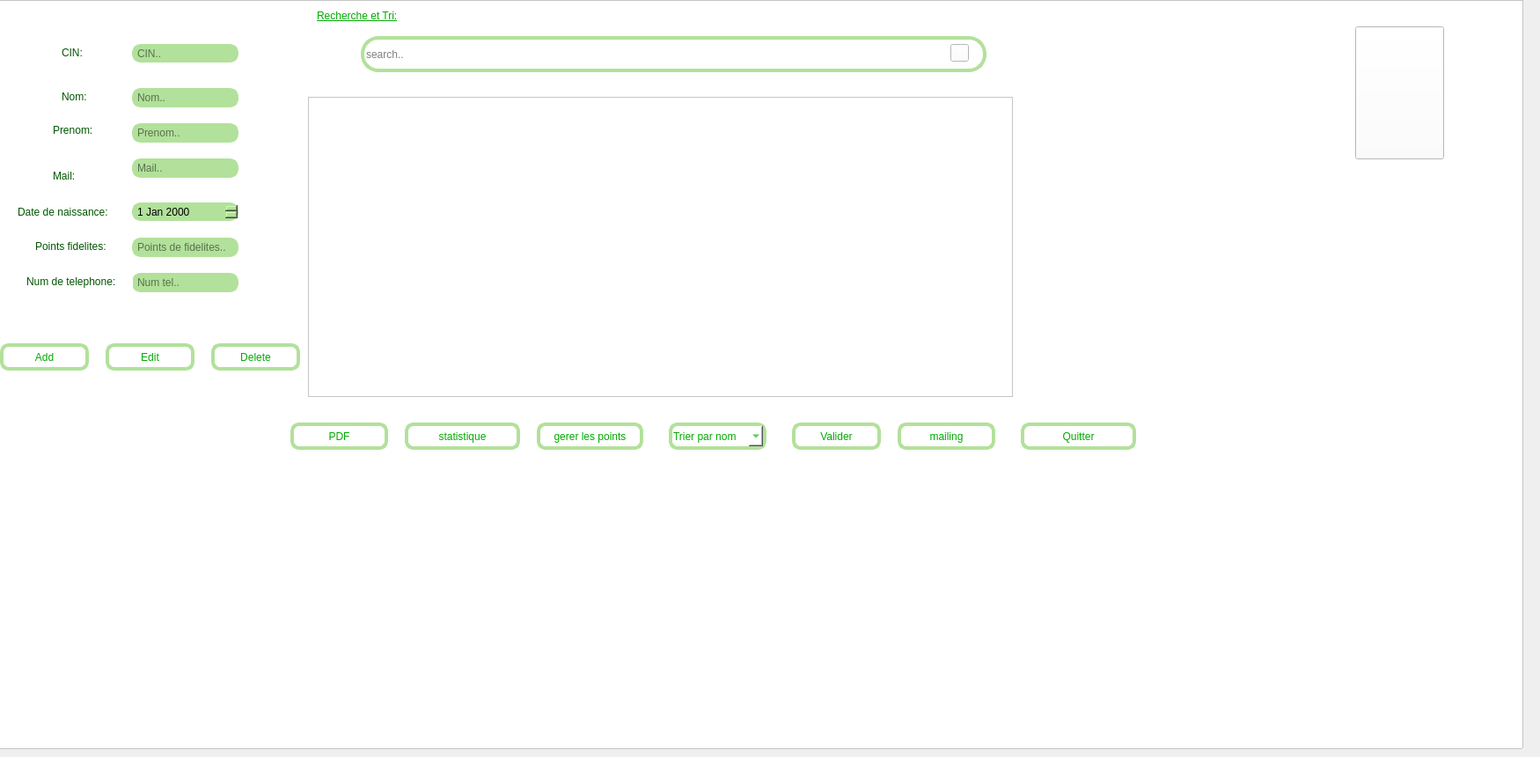
    <widget class="QWidget" name="page_4">
     <widget class="QFrame" name="frame_6">
      <property name="geometry">
       <rect>
        <x>-10</x>
        <y>0</y>
        <width>1741</width>
        <height>851</height>
       </rect>
      </property>
      <property name="styleSheet">
       <string notr="true">background-color: rgb(255, 255, 255);
</string>
      </property>
      <property name="frameShape">
       <enum>QFrame::StyledPanel</enum>
      </property>
      <property name="frameShadow">
       <enum>QFrame::Raised</enum>
      </property>
      <widget class="QLineEdit" name="le_cinclient">
       <property name="geometry">
        <rect>
         <x>160</x>
         <y>50</y>
         <width>121</width>
         <height>21</height>
        </rect>
       </property>
       <property name="styleSheet">
        <string notr="true">background-color: rgb(178, 225, 155);
ffont: 15pt &quot;Centaur&quot;;

border-radius: 10px;
border: 4px solid rgb(178, 225, 155);
</string>
       </property>
       <property name="placeholderText">
        <string>CIN..</string>
       </property>
      </widget>
      <widget class="QLineEdit" name="le_nomclient">
       <property name="geometry">
        <rect>
         <x>160</x>
         <y>100</y>
         <width>121</width>
         <height>22</height>
        </rect>
       </property>
       <property name="styleSheet">
        <string notr="true">background-color: rgb(178, 225, 155);
ffont: 15pt &quot;Centaur&quot;;
border-radius: 10px;
border: 4px solid rgb(178, 225, 155);
</string>
       </property>
       <property name="placeholderText">
        <string>Nom..</string>
       </property>
      </widget>
      <widget class="QLineEdit" name="le_prenomclient">
       <property name="geometry">
        <rect>
         <x>160</x>
         <y>140</y>
         <width>121</width>
         <height>22</height>
        </rect>
       </property>
       <property name="styleSheet">
        <string notr="true">background-color: rgb(178, 225, 155);
ffont: 15pt &quot;Centaur&quot;;
border-radius: 10px;
border: 4px solid rgb(178, 225, 155);
</string>
       </property>
       <property name="placeholderText">
        <string>Prenom..</string>
       </property>
      </widget>
      <widget class="QLineEdit" name="le_mailclient">
       <property name="geometry">
        <rect>
         <x>160</x>
         <y>180</y>
         <width>121</width>
         <height>22</height>
        </rect>
       </property>
       <property name="styleSheet">
        <string notr="true">background-color: rgb(178, 225, 155);
ffont: 15pt &quot;Centaur&quot;;
border-radius: 10px;
border: 4px solid rgb(178, 225, 155);
</string>
       </property>
       <property name="placeholderText">
        <string>Mail..</string>
       </property>
      </widget>
      <widget class="QDateEdit" name="le_dateclient">
       <property name="geometry">
        <rect>
         <x>160</x>
         <y>230</y>
         <width>121</width>
         <height>21</height>
        </rect>
       </property>
       <property name="styleSheet">
        <string notr="true">
background-color: rgb(178, 225, 155);
ffont: 15pt &quot;Centaur&quot;;
border-radius: 10px;
border: 4px solid rgb(178, 225, 155);
</string>
       </property>
      </widget>
      <widget class="QLineEdit" name="le_nbPointsFidelites">
       <property name="geometry">
        <rect>
         <x>160</x>
         <y>270</y>
         <width>121</width>
         <height>22</height>
        </rect>
       </property>
       <property name="styleSheet">
        <string notr="true">background-color: rgb(178, 225, 155);
ffont: 15pt &quot;Centaur&quot;;
border-radius: 10px;
border: 4px solid rgb(178, 225, 155);
</string>
       </property>
       <property name="placeholderText">
        <string>Points de fidelites..</string>
       </property>
      </widget>
      <widget class="QLineEdit" name="le_numTelclient">
       <property name="geometry">
        <rect>
         <x>160</x>
         <y>310</y>
         <width>121</width>
         <height>22</height>
        </rect>
       </property>
       <property name="styleSheet">
        <string notr="true">background-color: rgb(178, 225, 155);
ffont: 15pt &quot;Centaur&quot;;
border-radius: 10px;
border: 4px solid rgb(178, 225, 155);
</string>
       </property>
       <property name="placeholderText">
        <string>Num tel..</string>
       </property>
      </widget>
      <widget class="QPushButton" name="pb_ajouterClient">
       <property name="geometry">
        <rect>
         <x>10</x>
         <y>390</y>
         <width>101</width>
         <height>31</height>
        </rect>
       </property>
       <property name="styleSheet">
        <string notr="true">font: 10pt &quot;Centaur&quot;;
color: rgb(0, 170, 0);
border-radius: 10px;
border: 4px solid rgb(178, 225, 155);</string>
       </property>
       <property name="text">
        <string>Add</string>
       </property>
       <property name="icon">
        <iconset resource="images.qrc">
         <normaloff>:/add_6431853.png</normaloff>:/add_6431853.png</iconset>
       </property>
      </widget>
      <widget class="QPushButton" name="pb_EditClient">
       <property name="geometry">
        <rect>
         <x>130</x>
         <y>390</y>
         <width>101</width>
         <height>31</height>
        </rect>
       </property>
       <property name="styleSheet">
        <string notr="true">font: 10pt &quot;Centaur&quot;;
color: rgb(0, 170, 0);
border-radius: 10px;
border: 4px solid rgb(178, 225, 155);</string>
       </property>
       <property name="text">
        <string>Edit</string>
       </property>
       <property name="icon">
        <iconset resource="images.qrc">
         <normaloff>:/pencil_4927277.png</normaloff>:/pencil_4927277.png</iconset>
       </property>
      </widget>
      <widget class="QPushButton" name="pb_supprimerClient">
       <property name="geometry">
        <rect>
         <x>250</x>
         <y>390</y>
         <width>101</width>
         <height>31</height>
        </rect>
       </property>
       <property name="styleSheet">
        <string notr="true">font: 10pt &quot;Centaur&quot;;
color: rgb(0, 170, 0);
border-radius: 10px;
border: 4px solid rgb(178, 225, 155);
</string>
       </property>
       <property name="text">
        <string>Delete</string>
       </property>
       <property name="icon">
        <iconset resource="images.qrc">
         <normaloff>:/trash-can_2909053.png</normaloff>:/trash-can_2909053.png</iconset>
       </property>
      </widget>
      <widget class="QLabel" name="label_8">
       <property name="geometry">
        <rect>
         <x>30</x>
         <y>230</y>
         <width>121</width>
         <height>21</height>
        </rect>
       </property>
       <property name="styleSheet">
        <string notr="true">font: 10pt &quot;Centaur&quot;;
color: rgb(0, 85, 0);</string>
       </property>
       <property name="text">
        <string>Date de naissance:</string>
       </property>
      </widget>
      <widget class="QLabel" name="label_6">
       <property name="geometry">
        <rect>
         <x>50</x>
         <y>270</y>
         <width>101</width>
         <height>20</height>
        </rect>
       </property>
       <property name="styleSheet">
        <string notr="true">font: 10pt &quot;Centaur&quot;;
color: rgb(0, 85, 0);</string>
       </property>
       <property name="text">
        <string>Points fidelites:</string>
       </property>
      </widget>
      <widget class="QLabel" name="label_11">
       <property name="geometry">
        <rect>
         <x>40</x>
         <y>310</y>
         <width>121</width>
         <height>20</height>
        </rect>
       </property>
       <property name="styleSheet">
        <string notr="true">font: 10pt &quot;Centaur&quot;;
color: rgb(0, 85, 0);
</string>
       </property>
       <property name="text">
        <string>Num de telephone:</string>
       </property>
      </widget>
      <widget class="QLabel" name="label_10">
       <property name="geometry">
        <rect>
         <x>70</x>
         <y>190</y>
         <width>51</width>
         <height>20</height>
        </rect>
       </property>
       <property name="styleSheet">
        <string notr="true">font: 11pt &quot;Centaur&quot;;
color: rgb(0, 85, 0);</string>
       </property>
       <property name="text">
        <string>Mail:</string>
       </property>
      </widget>
      <widget class="QLabel" name="label_9">
       <property name="geometry">
        <rect>
         <x>70</x>
         <y>140</y>
         <width>71</width>
         <height>16</height>
        </rect>
       </property>
       <property name="styleSheet">
        <string notr="true">font: 10pt &quot;Centaur&quot;;
color: rgb(0, 85, 0);</string>
       </property>
       <property name="text">
        <string>Prenom:</string>
       </property>
      </widget>
      <widget class="QLabel" name="label_13">
       <property name="geometry">
        <rect>
         <x>80</x>
         <y>100</y>
         <width>51</width>
         <height>20</height>
        </rect>
       </property>
       <property name="styleSheet">
        <string notr="true">
font: 10pt &quot;Centaur&quot;;
color: rgb(0, 85, 0);</string>
       </property>
       <property name="text">
        <string>Nom:</string>
       </property>
      </widget>
      <widget class="QLabel" name="label_5">
       <property name="geometry">
        <rect>
         <x>80</x>
         <y>50</y>
         <width>41</width>
         <height>20</height>
        </rect>
       </property>
       <property name="styleSheet">
        <string notr="true">font: 10pt &quot;Centaur&quot;;
color: rgb(0, 85, 0);</string>
       </property>
       <property name="text">
        <string>CIN:</string>
       </property>
      </widget>
      <widget class="QTableView" name="tab_clients">
       <property name="geometry">
        <rect>
         <x>360</x>
         <y>110</y>
         <width>801</width>
         <height>341</height>
        </rect>
       </property>
       <property name="styleSheet">
        <string notr="true">border-color: rgb(255, 255, 127);
background-color: rgb(255, 255, 255);
selection-background-color: rgb(0, 85, 255);</string>
       </property>
      </widget>
      <widget class="QComboBox" name="comboBoxClient">
       <property name="geometry">
        <rect>
         <x>770</x>
         <y>480</y>
         <width>111</width>
         <height>31</height>
        </rect>
       </property>
       <property name="styleSheet">
        <string notr="true">font: 10pt &quot;Centaur&quot;;
color: rgb(0, 170, 0);
border-radius: 10px;
border: 4px solid rgb(178, 225, 155);</string>
       </property>
       <item>
        <property name="text">
         <string>Trier par nom</string>
        </property>
       </item>
       <item>
        <property name="text">
         <string>Points</string>
        </property>
       </item>
       <item>
        <property name="text">
         <string>Prenom</string>
        </property>
       </item>
       <item>
        <property name="text">
         <string>Date</string>
        </property>
       </item>
      </widget>
      <widget class="QPushButton" name="pb_valider">
       <property name="geometry">
        <rect>
         <x>910</x>
         <y>480</y>
         <width>101</width>
         <height>31</height>
        </rect>
       </property>
       <property name="styleSheet">
        <string notr="true">font: 10pt &quot;Centaur&quot;;
color: rgb(0, 170, 0);
border-radius: 10px;
border: 4px solid rgb(178, 225, 155);</string>
       </property>
       <property name="text">
        <string>Valider</string>
       </property>
      </widget>
      <widget class="QLineEdit" name="le_chercherclient">
       <property name="geometry">
        <rect>
         <x>420</x>
         <y>41</y>
         <width>711</width>
         <height>41</height>
        </rect>
       </property>
       <property name="styleSheet">
        <string notr="true">border-radius: 20px;
border: 4px solid rgb(178, 225, 155);</string>
       </property>
       <property name="placeholderText">
        <string extracomment="Search..">search..</string>
       </property>
      </widget>
      <widget class="QPushButton" name="pb_PDFClient">
       <property name="geometry">
        <rect>
         <x>340</x>
         <y>480</y>
         <width>111</width>
         <height>31</height>
        </rect>
       </property>
       <property name="styleSheet">
        <string notr="true">font: 10pt &quot;Centaur&quot;;
color: rgb(0, 170, 0);
border-radius: 10px;
border: 4px solid rgb(178, 225, 155);
</string>
       </property>
       <property name="text">
        <string>PDF</string>
       </property>
       <property name="icon">
        <iconset>
         <normaloff>../../../Downloads/pdf_136522.png</normaloff>../../../Downloads/pdf_136522.png</iconset>
       </property>
      </widget>
      <widget class="QPushButton" name="pb_StatClient">
       <property name="geometry">
        <rect>
         <x>470</x>
         <y>480</y>
         <width>131</width>
         <height>31</height>
        </rect>
       </property>
       <property name="styleSheet">
        <string notr="true">font: 10pt &quot;Centaur&quot;;
color: rgb(0, 170, 0);
border-radius: 10px;
border: 4px solid rgb(178, 225, 155);</string>
       </property>
       <property name="text">
        <string>statistique</string>
       </property>
       <property name="icon">
        <iconset resource="images.qrc">
         <normaloff>:/pie-chart_2695434.png</normaloff>:/pie-chart_2695434.png</iconset>
       </property>
      </widget>
      <widget class="QPushButton" name="pb_gererpoints">
       <property name="geometry">
        <rect>
         <x>620</x>
         <y>480</y>
         <width>121</width>
         <height>31</height>
        </rect>
       </property>
       <property name="styleSheet">
        <string notr="true">font: 10pt &quot;Centaur&quot;;
color: rgb(0, 170, 0);
border-radius: 10px;
border: 4px solid rgb(178, 225, 155);</string>
       </property>
       <property name="text">
        <string>gerer les points</string>
       </property>
      </widget>
      <widget class="QLabel" name="label_3">
       <property name="geometry">
        <rect>
         <x>370</x>
         <y>10</y>
         <width>201</width>
         <height>16</height>
        </rect>
       </property>
       <property name="styleSheet">
        <string notr="true">font: 12pt &quot;Centaur&quot;;
text-decoration: underline;
color: rgb(0, 170, 0);</string>
       </property>
       <property name="text">
        <string>Recherche et Tri:</string>
       </property>
      </widget>
      <widget class="QPushButton" name="pushButton_15">
       <property name="geometry">
        <rect>
         <x>1090</x>
         <y>50</y>
         <width>21</width>
         <height>20</height>
        </rect>
       </property>
       <property name="styleSheet">
        <string notr="true">border-image: url(:/search_4687318.png);</string>
       </property>
       <property name="text">
        <string/>
       </property>
      </widget>
      <widget class="QPushButton" name="pb_mailing">
       <property name="geometry">
        <rect>
         <x>1030</x>
         <y>480</y>
         <width>111</width>
         <height>31</height>
        </rect>
       </property>
       <property name="styleSheet">
        <string notr="true">font: 10pt &quot;Centaur&quot;;
color: rgb(0, 170, 0);
border-radius: 10px;
border: 4px solid rgb(178, 225, 155);</string>
       </property>
       <property name="text">
        <string>mailing</string>
       </property>
      </widget>
      <widget class="QPushButton" name="pb_quitterClient">
       <property name="geometry">
        <rect>
         <x>1170</x>
         <y>480</y>
         <width>131</width>
         <height>31</height>
        </rect>
       </property>
       <property name="styleSheet">
        <string notr="true">font: 10pt &quot;Centaur&quot;;
color: rgb(0, 170, 0);
border-radius: 10px;
border: 4px solid rgb(178, 225, 155);</string>
       </property>
       <property name="text">
        <string>Quitter</string>
       </property>
      </widget>
      <widget class="QPushButton" name="pushButton_2">
       <property name="geometry">
        <rect>
         <x>1550</x>
         <y>30</y>
         <width>101</width>
         <height>151</height>
        </rect>
       </property>
       <property name="styleSheet">
        <string notr="true">image: url(:/logo ....png);
border-image: url(:/logo ....png);</string>
       </property>
       <property name="text">
        <string/>
       </property>
      </widget>
     </widget>
    </widget>
